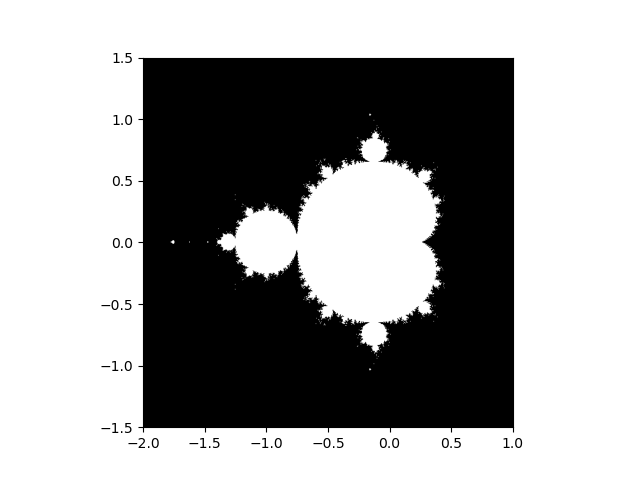

Recreate this plot in Python.
import numpy as np
import matplotlib.pyplot as plt


# newaxis lets me go up an axis when dealing with the array
# so I don't have to manually change the size depending on n.


def mandelbrot(n, N_max, threshold):
    xmatrix = np.linspace(-2, 1, n)
    # xmatrix uses linspace to create an array of min = -2, max = 1, of n iterations.
    ymatrix = np.linspace(-1.5, 1.5, n)
    # ymatrix uses linspace to create an array of min = -1.5, max = 1.5, of n iterations.
    c = xmatrix[:, np.newaxis] + 1j * ymatrix[np.newaxis, :]
    # getting variables from the start of the matrix, all the way to whatever size
    # our array is. This is the equivalent of getting every index and creating
    # our variable c.
    z = 0
    for i in range(N_max):
        z = z ** 2 + c

    array = (abs(z) < threshold)
    return array


mask = mandelbrot(600, 50, 500)

plt.imshow(mask.T, extent=[-2, 1, -1.5, 1.5])
plt.gray()
plt.show()
plt.savefig('mandelbrot.png')
